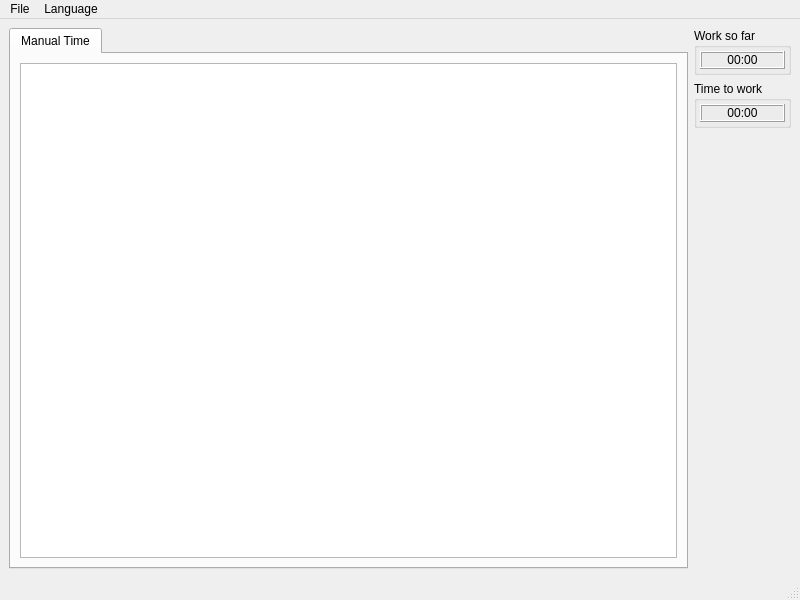
<?xml version="1.0" encoding="UTF-8"?>
<ui version="4.0">
 <class>MainWindow</class>
 <widget class="QMainWindow" name="MainWindow">
  <property name="geometry">
   <rect>
    <x>0</x>
    <y>0</y>
    <width>800</width>
    <height>600</height>
   </rect>
  </property>
  <property name="windowTitle">
   <string>Finish Time Calculator</string>
  </property>
  <widget class="QWidget" name="centralwidget">
   <layout class="QHBoxLayout" name="horizontalLayout">
    <item>
     <widget class="QTabWidget" name="tabWidget">
      <property name="currentIndex">
       <number>0</number>
      </property>
      <widget class="QWidget" name="manTime">
       <attribute name="title">
        <string>Manual Time</string>
       </attribute>
       <layout class="QVBoxLayout" name="verticalLayout_3">
        <item>
         <widget class="QTableView" name="manTimeTable">
          <property name="selectionMode">
           <enum>QAbstractItemView::SingleSelection</enum>
          </property>
         </widget>
        </item>
       </layout>
      </widget>
     </widget>
    </item>
    <item>
     <layout class="QVBoxLayout" name="verticalLayout">
      <item>
       <widget class="QGroupBox" name="groupBox">
        <property name="title">
         <string>Work so far</string>
        </property>
        <layout class="QVBoxLayout" name="verticalLayout_2">
         <property name="leftMargin">
          <number>3</number>
         </property>
         <property name="topMargin">
          <number>3</number>
         </property>
         <property name="rightMargin">
          <number>3</number>
         </property>
         <property name="bottomMargin">
          <number>3</number>
         </property>
         <item>
          <widget class="QLabel" name="workSoFar">
           <property name="frameShape">
            <enum>QFrame::Box</enum>
           </property>
           <property name="frameShadow">
            <enum>QFrame::Raised</enum>
           </property>
           <property name="text">
            <string>00:00</string>
           </property>
           <property name="alignment">
            <set>Qt::AlignCenter</set>
           </property>
          </widget>
         </item>
        </layout>
       </widget>
      </item>
      <item>
       <widget class="QGroupBox" name="groupBox_2">
        <property name="title">
         <string>Time to work</string>
        </property>
        <layout class="QVBoxLayout" name="verticalLayout_4">
         <property name="leftMargin">
          <number>3</number>
         </property>
         <property name="topMargin">
          <number>3</number>
         </property>
         <property name="rightMargin">
          <number>3</number>
         </property>
         <property name="bottomMargin">
          <number>3</number>
         </property>
         <item>
          <widget class="QLabel" name="label_2">
           <property name="frameShape">
            <enum>QFrame::Box</enum>
           </property>
           <property name="frameShadow">
            <enum>QFrame::Raised</enum>
           </property>
           <property name="text">
            <string>00:00</string>
           </property>
           <property name="alignment">
            <set>Qt::AlignCenter</set>
           </property>
          </widget>
         </item>
        </layout>
       </widget>
      </item>
      <item>
       <spacer name="verticalSpacer">
        <property name="orientation">
         <enum>Qt::Vertical</enum>
        </property>
        <property name="sizeHint" stdset="0">
         <size>
          <width>20</width>
          <height>40</height>
         </size>
        </property>
       </spacer>
      </item>
     </layout>
    </item>
   </layout>
  </widget>
  <widget class="QMenuBar" name="menubar">
   <property name="geometry">
    <rect>
     <x>0</x>
     <y>0</y>
     <width>800</width>
     <height>24</height>
    </rect>
   </property>
   <widget class="QMenu" name="menuFile">
    <property name="title">
     <string>File</string>
    </property>
    <addaction name="actionClose"/>
   </widget>
   <widget class="QMenu" name="menuLanguage">
    <property name="title">
     <string>Language</string>
    </property>
    <addaction name="actionde"/>
   </widget>
   <addaction name="menuFile"/>
   <addaction name="menuLanguage"/>
  </widget>
  <widget class="QStatusBar" name="statusbar"/>
  <action name="actionClose">
   <property name="text">
    <string>Close</string>
   </property>
  </action>
  <action name="actionde">
   <property name="checkable">
    <bool>true</bool>
   </property>
   <property name="checked">
    <bool>true</bool>
   </property>
   <property name="text">
    <string>de</string>
   </property>
  </action>
 </widget>
 <resources/>
 <connections/>
</ui>
